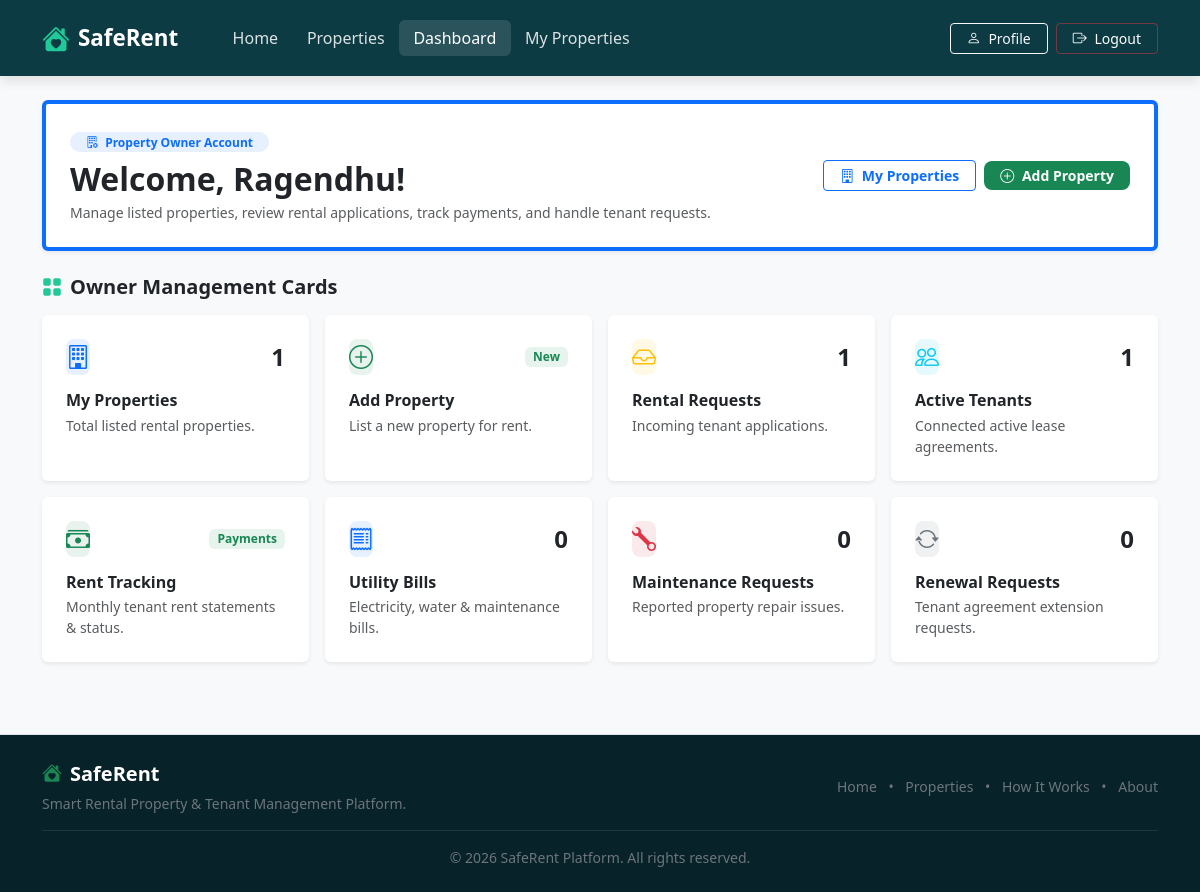
The app's page /accounts/owner/dashboard/ (signed in) with its own data.
### accounts/models.py (models this page shows, shortened)
class User(AbstractUser):
    ROLE_TENANT = 'TENANT'
    ROLE_OWNER = 'OWNER'
    ROLE_CHOICES = [
        (ROLE_TENANT, 'Tenant'),
        (ROLE_OWNER, 'Property Owner'),
    ]
    role = models.CharField(
        max_length=10,
        choices=ROLE_CHOICES,
        default=ROLE_TENANT,
        help_text="User role on SafeRent platform"
    )
    phone_number = models.CharField(
        max_length=15,
        blank=True,
        null=True,
        help_text="Contact phone number"
    )

### accounts/views.py (the view)
# urls.py: path('owner/dashboard/', views.owner_dashboard, name='owner_dashboard'),
@login_required
def owner_dashboard(request):
    if request.user.role != User.ROLE_OWNER and not request.user.is_superuser:
        messages.warning(request, "Access denied. Only Property Owners can access the Owner Dashboard.")
        return redirect('accounts:tenant_dashboard')
    from core.models import Tenancy, UtilityBill, MaintenanceRequest, RenewalRequest
    active_tenants_count = Tenancy.objects.filter(
        owner=request.user,
        status=Tenancy.STATUS_ACTIVE
    ).count()
    utility_bills_count = UtilityBill.objects.filter(
        tenancy__owner=request.user
    ).count()
    open_maintenance_count = MaintenanceRequest.objects.filter(
        tenancy__owner=request.user,
        status__in=[MaintenanceRequest.STATUS_PENDING, MaintenanceRequest.STATUS_ACCEPTED, MaintenanceRequest.STATUS_IN_PROGRESS]
    ).count()
    pending_renewal_count = RenewalRequest.objects.filter(
        tenancy__owner=request.user,
        status=RenewalRequest.STATUS_PENDING
    ).count()
    return render(request, 'accounts/owner_dashboard.html', {
        'active_tenants_count': active_tenants_count,
        'utility_bills_count': utility_bills_count,
        'open_maintenance_count': open_maintenance_count,
        'pending_renewal_count': pending_renewal_count,
    })

### accounts/templates/accounts/owner_dashboard.html (shortened to what this page needs)
{% extends 'base.html' %}
{% block content %}
<div class="container py-4">
    <div class="card sr-card p-4 mb-4 border-start border-4 border-primary shadow-sm bg-white">
        <div class="d-flex align-items-center justify-content-between flex-wrap gap-3">
            <div>
                <span class="badge bg-primary bg-opacity-10 text-primary fw-bold px-3 py-1 rounded-pill mb-2">
                    <i class="bi bi-building-gear me-1"></i> Property Owner Account
                </span>
                <h2 class="fw-bold text-dark mb-1">Welcome, {{ user.first_name|default:user.username }}!</h2>
                <p class="text-muted small mb-0">Manage listed properties, review rental applications, track payments, and handle tenant requests.</p>
            </div>
            <div class="d-flex align-items-center gap-2 flex-wrap">
                <a href="{% url 'core:my_properties' %}" class="btn btn-outline-primary btn-sm px-3 fw-semibold">
                    <i class="bi bi-building me-1"></i> My Properties
                </a>
                <a href="{% url 'core:add_property' %}" class="btn sr-btn-primary btn-sm px-3 fw-semibold">
                    <i class="bi bi-plus-circle me-1"></i> Add Property
                </a>
            </div>
        </div>
    </div>
    <h5 class="fw-bold text-dark mb-3">
        <i class="bi bi-grid-fill text-success-accent me-2"></i>Owner Management Cards
    </h5>
    <div class="row g-3">
        <div class="col-sm-6 col-lg-3">
            <a href="{% url 'core:my_properties' %}" class="text-decoration-none">
                <div class="card sr-card p-4 h-100 shadow-sm border-0 transition-hover bg-white">
                    <div class="d-flex align-items-center justify-content-between mb-3">
                        <div class="bg-primary bg-opacity-10 text-primary p-2.5 rounded-3">
                            <i class="bi bi-building fs-4"></i>
                        </div>
                        <span class="fw-bold fs-4 text-dark">{{ user.properties.count }}</span>
                    </div>
                    <h6 class="fw-bold mb-1 text-dark">My Properties</h6>
                    <p class="text-muted small mb-0">Total listed rental properties.</p>
                </div>
            </a>
        </div>
        <div class="col-sm-6 col-lg-3">
            <a href="{% url 'core:add_property' %}" class="text-decoration-none">
                <div class="card sr-card p-4 h-100 shadow-sm border-0 transition-hover bg-white">
                    <div class="d-flex align-items-center justify-content-between mb-3">
                        <div class="bg-success bg-opacity-10 text-success p-2.5 rounded-3">
                            <i class="bi bi-plus-circle fs-4"></i>
                        </div>
                        <span class="badge bg-success bg-opacity-10 text-success fw-bold px-2 py-1">New</span>
                    </div>
                    <h6 class="fw-bold mb-1 text-dark">Add Property</h6>
                    <p class="text-muted small mb-0">List a new property for rent.</p>
                </div>
            </a>
        </div>
        <div class="col-sm-6 col-lg-3">
            <a href="{% url 'core:incoming_rental_requests' %}" class="text-decoration-none">
                <div class="card sr-card p-4 h-100 shadow-sm border-0 transition-hover bg-white">
                    <div class="d-flex align-items-center justify-content-between mb-3">
                        <div class="bg-warning bg-opacity-10 text-warning p-2.5 rounded-3">
                            <i class="bi bi-inbox fs-4"></i>
                        </div>
                        <span class="fw-bold fs-4 text-dark">{{ user.incoming_rental_requests.count }}</span>
                    </div>
                    <h6 class="fw-bold mb-1 text-dark">Rental Requests</h6>
                    <p class="text-muted small mb-0">Incoming tenant applications.</p>
                </div>
            </a>
        </div>
        <div class="col-sm-6 col-lg-3">
            <a href="{% url 'core:active_tenants' %}" class="text-decoration-none">
                <div class="card sr-card p-4 h-100 shadow-sm border-0 transition-hover bg-white">
                    <div class="d-flex align-items-center justify-content-between mb-3">
                        <div class="bg-info bg-opacity-10 text-info p-2.5 rounded-3">
                            <i class="bi bi-people fs-4"></i>
                        </div>
                        <span class="fw-bold fs-4 text-dark">{{ active_tenants_count|default:0 }}</span>
                    </div>
                    <h6 class="fw-bold mb-1 text-dark">Active Tenants</h6>
                    <p class="text-muted small mb-0">Connected active lease agreements.</p>
                </div>
            </a>
        </div>
        <div class="col-sm-6 col-lg-3">
            <a href="{% url 'core:owner_rent_tracking' %}" class="text-decoration-none">
                <div class="card sr-card p-4 h-100 shadow-sm border-0 transition-hover bg-white">
                    <div class="d-flex align-items-center justify-content-between mb-3">
                        <div class="bg-success bg-opacity-10 text-success p-2.5 rounded-3">
                            <i class="bi bi-cash-stack fs-4"></i>
                        </div>
                        <span class="badge bg-success bg-opacity-10 text-success fw-bold px-2 py-1">Payments</span>
                    </div>
                    <h6 class="fw-bold mb-1 text-dark">Rent Tracking</h6>
                    <p class="text-muted small mb-0">Monthly tenant rent statements &amp; status.</p>
                </div>
            </a>
        </div>
        <div class="col-sm-6 col-lg-3">
            <a href="{% url 'core:owner_utility_bills' %}" class="text-decoration-none">
                <div class="card sr-card p-4 h-100 shadow-sm border-0 transition-hover bg-white">
                    <div class="d-flex align-items-center justify-content-between mb-3">
                        <div class="bg-primary bg-opacity-10 text-primary p-2.5 rounded-3">
                            <i class="bi bi-receipt fs-4"></i>
                        </div>
                        <span class="fw-bold fs-4 text-dark">{{ utility_bills_count|default:0 }}</span>
                    </div>
                    <h6 class="fw-bold mb-1 text-dark">Utility Bills</h6>
                    <p class="text-muted small mb-0">Electricity, water &amp; maintenance bills.</p>
                </div>
            </a>
        </div>
        <div class="col-sm-6 col-lg-3">
            <a href="{% url 'core:owner_maintenance_list' %}" class="text-decoration-none">
                <div class="card sr-card p-4 h-100 shadow-sm border-0 transition-hover bg-white">
                    <div class="d-flex align-items-center justify-content-between mb-3">
                        <div class="bg-danger bg-opacity-10 text-danger p-2.5 rounded-3">
                            <i class="bi bi-wrench fs-4"></i>
                        </div>
                        <span class="fw-bold fs-4 text-dark">{{ open_maintenance_count|default:0 }}</span>
                    </div>
                    <h6 class="fw-bold mb-1 text-dark">Maintenance Requests</h6>
                    <p class="text-muted small mb-0">Reported property repair issues.</p>
                </div>
            </a>
        </div>
        <div class="col-sm-6 col-lg-3">
            <a href="{% url 'core:owner_renewal_requests' %}" class="text-decoration-none">
                <div class="card sr-card p-4 h-100 shadow-sm border-0 transition-hover bg-white">
                    <div class="d-flex align-items-center justify-content-between mb-3">
                        <div class="bg-secondary bg-opacity-10 text-secondary p-2.5 rounded-3">
                            <i class="bi bi-arrow-repeat fs-4"></i>
                        </div>
                        <span class="fw-bold fs-4 text-dark">{{ pending_renewal_count|default:0 }}</span>
                    </div>
                    <h6 class="fw-bold mb-1 text-dark">Renewal Requests</h6>
                    <p class="text-muted small mb-0">Tenant agreement extension requests.</p>
                </div>
            </a>
        </div>
    </div>
</div>
{% endblock %}

### static/css/style.css (style rules this page uses)
:root { --sr-dark-teal: #0d3b44; --sr-dark-teal-hover: #07282e; --sr-green-accent: #198754; --sr-green-accent-hover: #146c43; --sr-light-bg: #f8f9fa; --sr-card-bg: #ffffff; --sr-text-dark: #1e293b; --sr-text-muted: #64748b; --sr-border-color: #e2e8f0; --sr-shadow-sm: 0 2px 8px rgba(15, 23, 42, 0.05); --sr-shadow-md: 0 10px 25px rgba(15, 23, 42, 0.08); }
body { background-color: var(--sr-light-bg); color: var(--sr-text-dark); font-family: 'Segoe UI', Roboto, -apple-system, BlinkMacSystemFont, sans-serif; min-height: 100vh; display: flex; flex-direction: column; }
.text-success-accent { color: #20c997 !important; }
.sr-btn-primary { background-color: var(--sr-green-accent); color: #ffffff !important; font-weight: 600; border-radius: 8px; border: none; transition: all 0.2s ease; }

### records on screen
User: first_name "Ragendhu", properties.count "1", incoming_rental_requests.count "1"

### other values on screen
{{ active_tenants_count|default:0 }} "1"
{{ utility_bills_count|default:0 }} "0"
{{ open_maintenance_count|default:0 }} "0"
{{ pending_renewal_count|default:0 }} "0"
